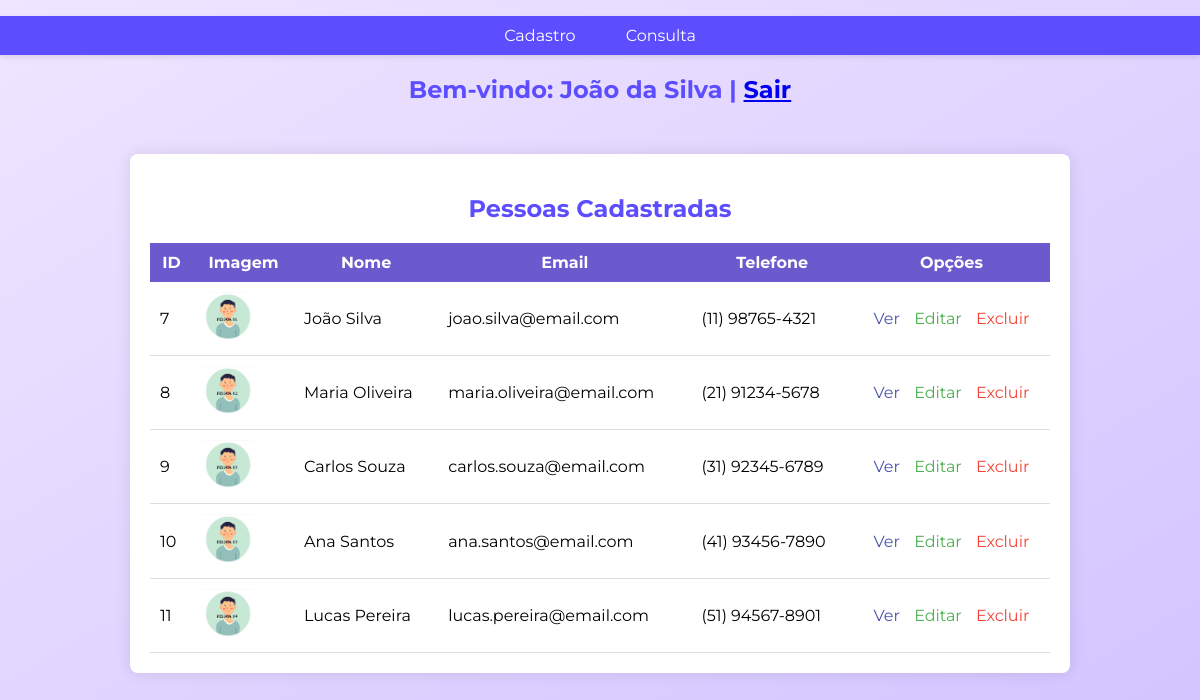
The app's page /consulta (signed in) with its own data.
### tables this page shows
CREATE TABLE "tb_pessoas" (
	"pessoas_id"	INTEGER,
	"nome"	TEXT,
	"email"	TEXT,
	"telefone"	TEXT,
	"imagem"	TEXT,
	PRIMARY KEY("pessoas_id" AUTOINCREMENT)
);

### run.py (the view)
@app.route('/consulta')
def consulta():
    if not app.config['dados_login']:
        return redirect('/')
    conexao = sqlite3.connect('models/agenda.db')
    cursor = conexao.cursor()
    sql = 'SELECT * FROM tb_pessoas'
    cursor.execute(sql)
    pessoas = cursor.fetchall()
    conexao.close()
    return render_template('consulta.html', pessoas=pessoas, usuario=app.config['dados_login'])

### templates/consulta.html (shortened to what this page needs)
<!DOCTYPE html>
<html lang="pt-br">
<head>
    <link rel="stylesheet" href="/static/styles/estilo.css">
</head>
<body>
    <nav>
        <ul>
            <li><a href="/cadastro">Cadastro</a></li>
            <li><a href="/consulta">Consulta</a></li>
        </ul>
    </nav>
    <h2 style="text-align: center;">
        Bem-vindo: {{usuario[3]}} |
        <a href="/logout">Sair</a>
    </h2>
    <div class="table-container">
        <h2>Pessoas Cadastradas</h2>
        <table>
            <thead>
                <tr>
                    <th>ID</th>
                    <th>Imagem</th>
                    <th>Nome</th>
                    <th>Email</th>
                    <th>Telefone</th>
                    <th>Opções</th>
                </tr>
            </thead>
            <tbody>
                {% for pessoa in pessoas %}
                <tr>
                    <td>{{ pessoa[0] }}</td>
                    <td>
                        <img src="static/assets/{{pessoa[4] }}" alt="Imagem de {{ pessoa[1] }}" style="width: 50px; height: auto;">
                    </td>
                    <td>{{ pessoa[1] }}</td>
                    <td>{{ pessoa[2] }}</td>
                    <td>{{ pessoa[3] }}</td>
                    <td class="opcoes">
                        <a href="/ver/{{ pessoa[0] }}" class="link_ver">Ver</a>
                        <a href="/editar/{{ pessoa[0] }}" class="link_editar">Editar</a>
                        <a href="/excluir/{{ pessoa[0] }}" class="link_excluir">Excluir</a>
                    </td>
                </tr>
                {% endfor %}
            </tbody>
        </table>
    </div>
</body>
</html>

### static/styles/estilo.css (style rules this page uses)
body { font-family: 'Montserrat', sans-serif; margin: 0; padding: 0; background: linear-gradient(to bottom right, #f0e5ff, #d3c4ff); }
nav ul { list-style-type: none; padding: 0; display: flex; background-color: #5c4dff; justify-content: center; box-shadow: 0 2px 5px rgba(0, 0, 0, 0.1); }
nav ul li { margin: 0 15px; }
nav ul li a { color: white; text-decoration: none; padding: 10px; display: block; transition: background-color 0.3s, transform 0.3s; }
h2 { text-align: center; margin-bottom: 20px; color: #5c4dff; font-size: 24px; }
.table-container { max-width: 900px; margin: 50px auto; padding: 20px; background-color: #ffffff; border-radius: 8px; box-shadow: 0 0 15px rgba(0, 0, 0, 0.1); }
table { width: 100%; border-collapse: collapse; }
thead { background-color: #6a5acd; color: white; }
thead th { padding: 10px; }
tbody td { padding: 10px; border-bottom: 1px solid #ddd; }
.link_editar { color: #4caf50; margin-right: 10px; text-decoration: none; }
.link_ver { color: #4c54af; margin-right: 10px; text-decoration: none; }
.link_excluir { color: #f44336; text-decoration: none; }
.opcoes { text-align: center; }

### records on screen
tb_pessoas: pessoas_id "7", imagem (picture), nome "João Silva", email "joao.silva@email.com", telefone "(11) 98765-4321"
tb_pessoas: pessoas_id "8", imagem (picture), nome "Maria Oliveira", email "maria.oliveira@email.com", telefone "(21) 91234-5678"
tb_pessoas: pessoas_id "9", imagem (picture), nome "Carlos Souza", email "carlos.souza@email.com", telefone "(31) 92345-6789"
tb_pessoas: pessoas_id "10", imagem (picture), nome "Ana Santos", email "ana.santos@email.com", telefone "(41) 93456-7890"
tb_pessoas: pessoas_id "11", imagem (picture), nome "Lucas Pereira", email "lucas.pereira@email.com", telefone "(51) 94567-8901"

### other values on screen
{{ usuario[3] }} "João da Silva"
